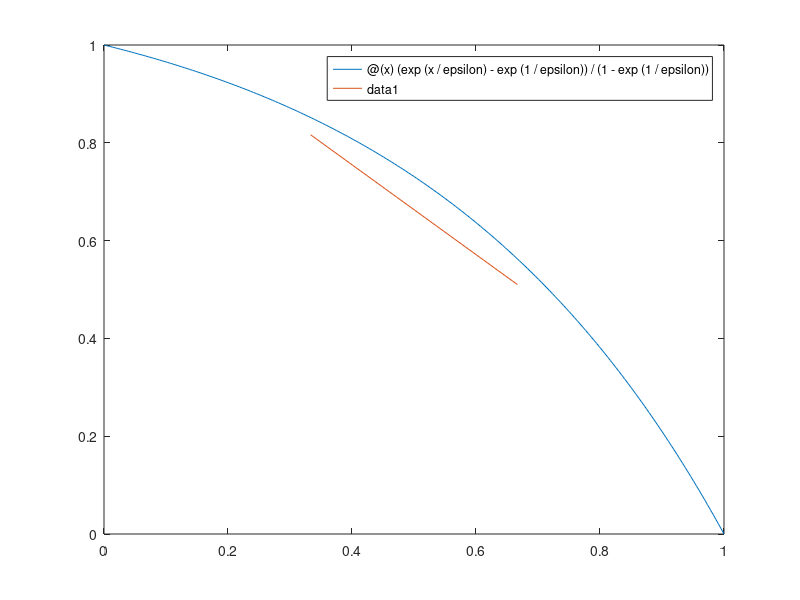

Write MATLAB code to recreate this figure.
%Parameters
N = 3;
epsilon = 1/2;
h = 1/N;

%Initializing matrices
A = zeros(N-1);
D = zeros(N-1);
E = zeros(N-1);
F = zeros(N-1);
%Creating elements 1,1 and 1,2
A(1,1) = 2*epsilon/h^2 + 1/h;
D(1,1) = A(1,1);
A(1,2) = -epsilon/h^2;
F(1,2) = -A(1,2);
%Creating elements 2,1 to N-2,N-1.
for i=2:N-2
    A(i,i-1) = -epsilon/h^2 - 1/h; 
    E(i,i-1) = -A(i,i-1);
    A(i,i) = 2*epsilon/h^2 + 1/h;
    D(i,i) = A(i,i);
    A(i,i+1) = -epsilon/h^2;
    F(i,i+1) = -A(i,i+1);
end
%Creating elements N-1,N-2 and N-1,N-1
A(N-1,N-2) = -epsilon/h^2 - 1/h; 
E(N-1,N-2) = -A(N-1,N-2);
A(N-1,N-1) = 2*epsilon/h^2 + 1/h;
D(N-1,N-1) = A(N-1,N-1);

%Reference solution (remove the percentage to plot)
u_ref = @(x) (exp(x/epsilon) - exp(1/epsilon)) / (1 - exp(1/epsilon));
fplot(u_ref, [0,1]);
hold on

%Jacobi matrix
B_jac = eye(N-1) - inv(D)*A;

%Eigenvalues
e_jac = eig(B_jac);

%Spectral radius
e_max_jac = max(abs(e_jac));

%right hand side
f = zeros(N-1, 1);
f(1) = epsilon/h^2 + 1/h

u = A\f;
plot(h:h:1-h, u)

%test1
%disp(A)
%disp('D = ')
%disp(D)
%disp('E = ')
%disp(E)
%disp('F = ')
%disp(F)

%test2
%if (A == D-E-F)
%    disp('Correct')
%end

